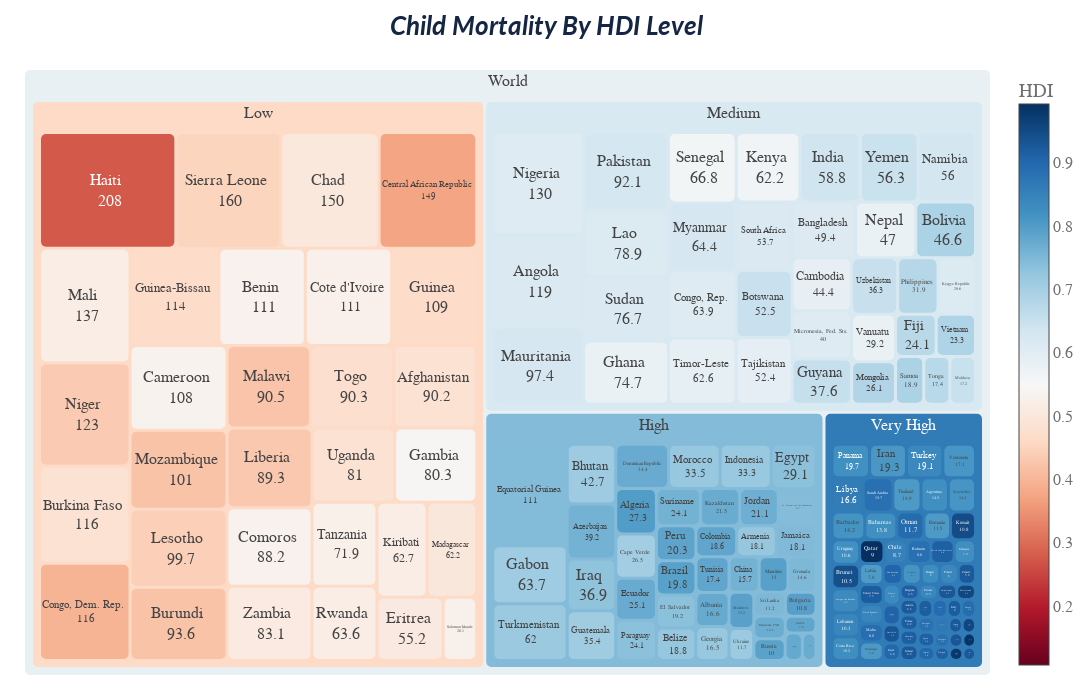

The code cell stored with this chart in its notebook:
### Code cell
# Use treemap to visualize the HDI level with other attributes
fig = px.treemap(
    df, 
    path=[px.Constant("World"), 'level', 'country'], 
    values='child_mort', 
    color='HDI', 
    color_continuous_scale='RdBu',
    color_continuous_midpoint=.55, # Use Low HDI level as midpoint
    title=format_title("Child Mortality By HDI Level"),
    custom_data=['HDI'],
    template=custom_template,
    )

fig.update_traces(
    textinfo="label",
    textposition="middle center",
    hovertemplate='Country=%{label}<br>Child Mortality=%{value}<br>HDI=%{customdata:.3f}<extra></extra>',
    texttemplate='%{label: labels } <br> %{value: 0.2f}',
    marker=dict(cornerradius=5) # Rounded corner
)

fig.update_layout(height=700, width=1500, margin=dict(t=70, l=25, r=25, b=25),)
fig.update_layout(paper_bgcolor="rgba(0,0,0,0)", plot_bgcolor="rgba(0,0,0,0)")
# fig.write_image(f"{pic_path}/Treemap - Child Mortality By HDI Level.png", scale=3, width=1500, height=720, )
fig.write_html(f"{pic_path}/inter - Treemap - Child Mortality By HDI Level.html", )
fig.show()

### Figure 1 — Plotly figure (JSON) as saved in the notebook; plotly's stock layout.template omitted (floating-point values rounded to 4 significant figures; data arrays with more than 128 entries replaced by an {"elided": "..."} marker saying what was removed)
{"data": [{"branchvalues": "total", "customdata": {"elided": "172x1 float values"}, "domain": {"x": [0, 1], "y": [0, 1]}, "hovertemplate": "Country=%{label}<br>Child Mortality=%{value}<br>HDI=%{customdata:.3f}<extra></extra>", "ids": {"elided": "172 str values"}, "labels": {"elided": "172 str values"}, "marker": {"coloraxis": "coloraxis", "colors": {"elided": "172 float values"}, "cornerradius": 5}, "name": "", "parents": {"elided": "172 str values"}, "textinfo": "label", "textposition": "middle center", "texttemplate": "%{label: labels } <br> %{value: 0.2f}", "type": "treemap", "values": {"elided": "172 float values"}}], "layout": {"coloraxis": {"cmid": 0.55, "colorbar": {"title": {"text": "HDI"}}, "colorscale": [[0, "rgb(103,0,31)"], [0.1, "rgb(178,24,43)"], [0.2, "rgb(214,96,77)"], [0.3, "rgb(244,165,130)"], [0.4, "rgb(253,219,199)"], [0.5, "rgb(247,247,247)"], [0.6, "rgb(209,229,240)"], [0.7, "rgb(146,197,222)"], [0.8, "rgb(67,147,195)"], [0.9, "rgb(33,102,172)"], [1, "rgb(5,48,97)"]]}, "height": 700, "legend": {"tracegroupgap": 0}, "margin": {"b": 25, "l": 25, "r": 25, "t": 70}, "paper_bgcolor": "rgba(0,0,0,0)", "plot_bgcolor": "rgba(0,0,0,0)", "title": {"text": "<i><b>Child Mortality By HDI Level</b></i>"}, "width": 1500}}
